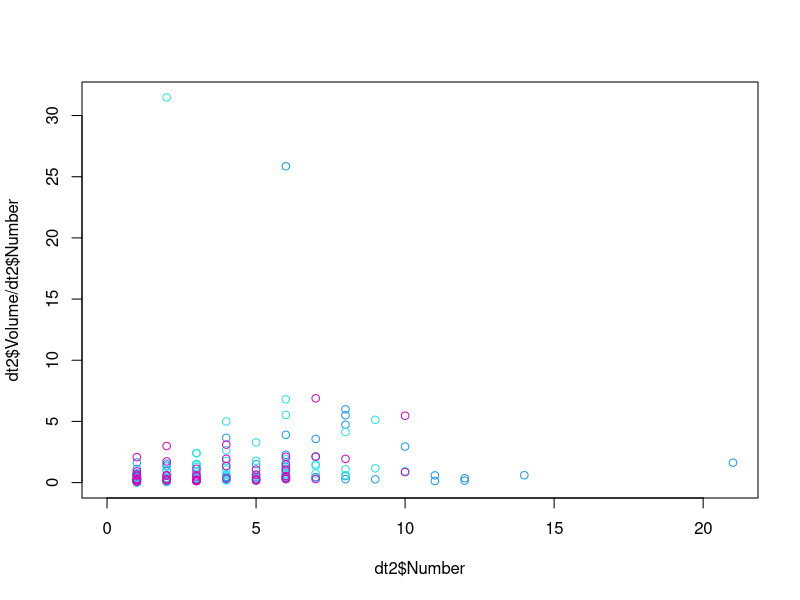
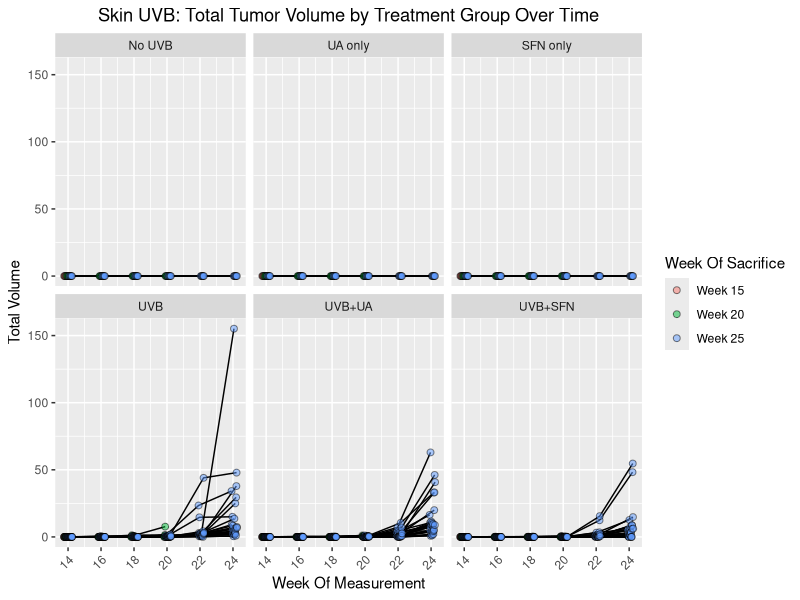
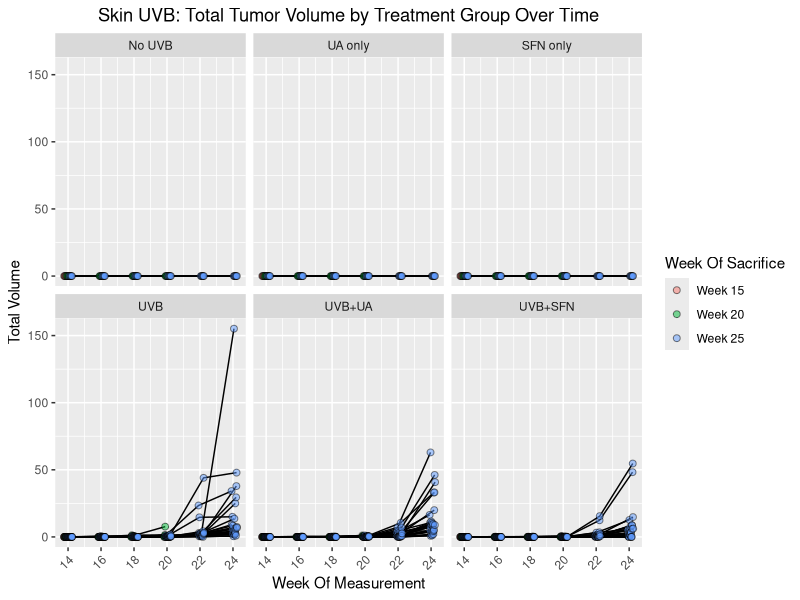
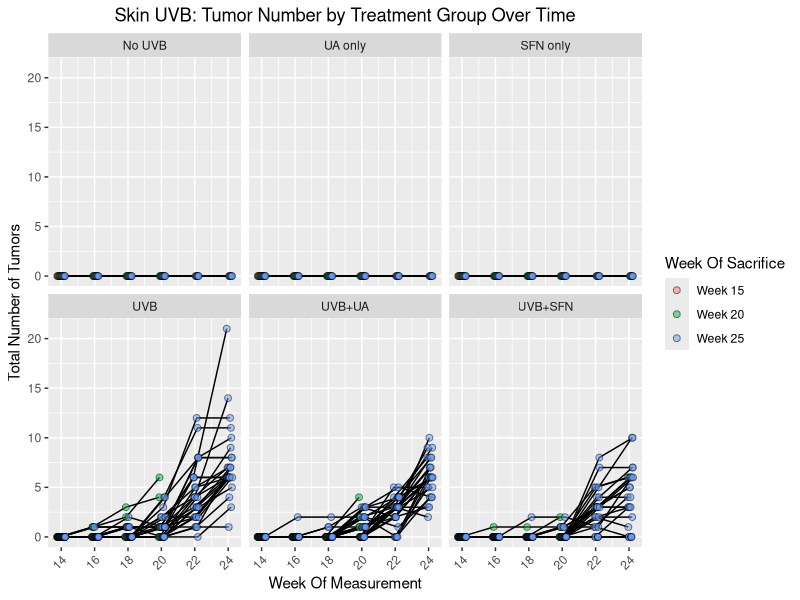
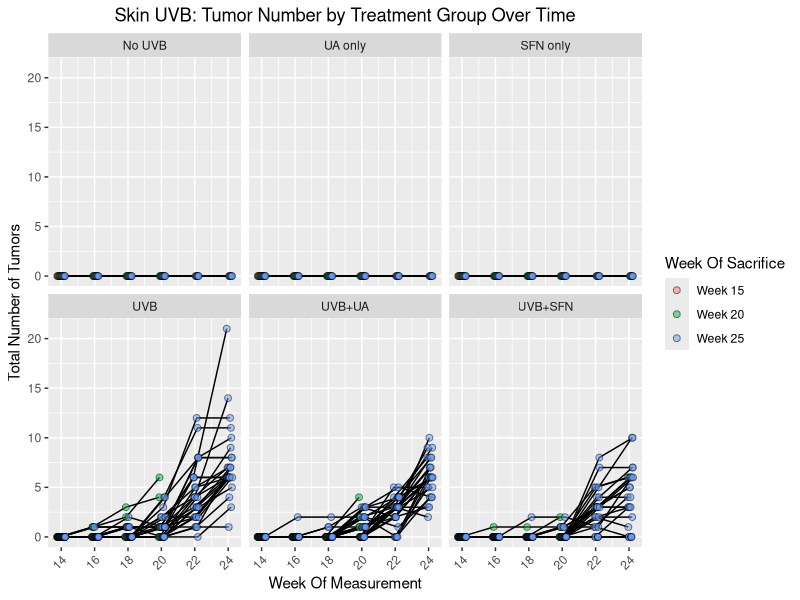
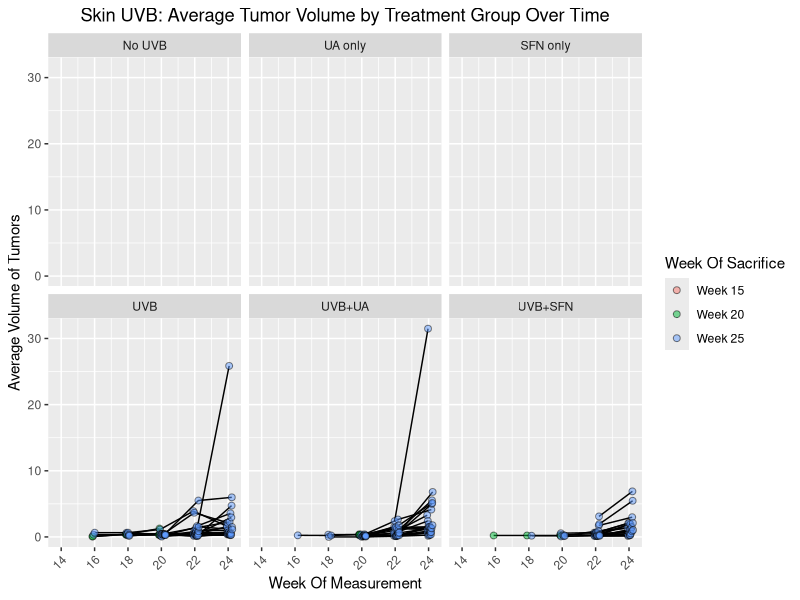
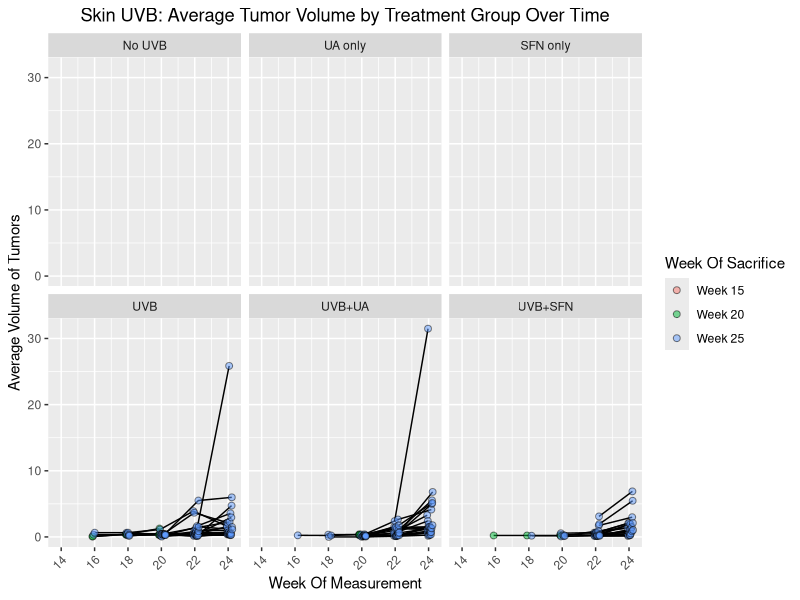
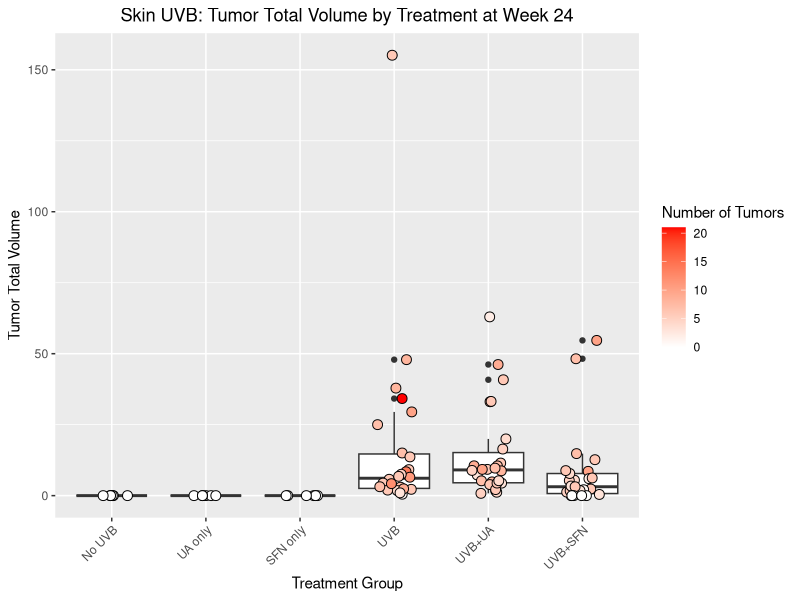

Generate these figures, in order, with R: (Note: this script raises an error after producing the figures.)
# |--------------------------------------------------------|
# | Project: Skin UVB SKH1 moue model treated with UA/SFN. |
# | Script: tumor volume/size by treatment groups and time |
# | Scientist: Yuqing (Anne) Yang                          |
# | Data Analysis: Ran Yin, Renyi Wu, Davit Sargsyan       |
# | Created: 04/01/2018                                    |
# |--------------------------------------------------------|
# Header----
require(data.table)
require(ggplot2)
require(knitr)
# require(VennDiagram)
# require(gridExtra)

# Load data----
dt1 <- fread("data/Kong Lab-UVB skin study.csv")
dt1
dt1$Group <- factor(dt1$Group,
                    levels = c("No UVB",
                               "UA only",
                               "SFN only",
                               "UVB",
                               "UVB+UA",
                               "UVB+SFN"))
dt1$Week <- factor(as.numeric(substr(dt1$GroupWeek,
                              nchar(dt1$GroupWeek) - 7,
                              nchar(dt1$GroupWeek) - 6)))
dt1$Tattoo <- factor(dt1$Tattoo)
dt1$WeekOfFirst <- as.numeric(dt1$WeekOfFirst)

dt2 <- melt.data.table(dt1,
                       id.vars = c("Group",
                                   "Week",
                                   "Tattoo",
                                   "WeekOfFirst"),
                       measure.vars = 4:9,
                       variable.name = "MeasureWeek",
                       value.name = "Volume")
dt2$MeasureWeek <- as.numeric(as.character(substr(dt2$MeasureWeek,
                                                  2,
                                                  3)))
dt2

dt3 <- melt.data.table(dt1,
                       id.vars = c("Group",
                                   "Week",
                                   "Tattoo",
                                   "WeekOfFirst"),
                       measure.vars = 10:15,
                       variable.name = "MeasureWeek",
                       value.name = "Number")
dt3$MeasureWeek <- as.numeric(as.character(substr(dt3$MeasureWeek,
                                                  2,
                                                  3)))
dt3


dt2 <- merge(dt2, 
             dt3,
             by = c("Group",
                    "Week",
                    "Tattoo",
                    "WeekOfFirst",
                    "MeasureWeek"))
rm(dt3)
dt2$AvgVolume <- dt2$Volume/dt2$Number
dt2

# Averge tumor size vs. number of tumors----
plot(dt2$Volume/dt2$Number ~ dt2$Number,
     col = dt2$Group)

# # For now, remove outliers (DS, 04/01/2018)
# dt2 <- droplevels(subset(dt2,
#                          !(Tattoo %in% c("142", 
#                                          "165"))))
# NOTE: both records were confirmed by Anne on 04/01/2018
#       do not exclude!

# Plot total tumor volume over time by treatment group----
p1 <- ggplot(dt2,
             aes(x = MeasureWeek,
                 y = Volume,
                 fill = Week,
                 group = Tattoo)) +
  facet_wrap(~ Group) +
  geom_line(position = position_dodge(0.5)) +
  geom_point(position = position_dodge(0.5),
             shape = 21,
             size = 2,
             alpha = 0.5) +
  scale_fill_discrete(name = "Week Of Sacrifice",
                      labels = paste("Week",
                                     levels(dt2$Week))) +
  scale_x_continuous("Week Of Measurement",
                     breaks = unique(dt2$MeasureWeek)) +
  scale_y_continuous("Total Volume") +
  ggtitle("Skin UVB: Total Tumor Volume by Treatment Group Over Time") +
  theme(axis.text.x = element_text(angle = 45,
                                   hjust = 1),
        # legend.position = "none",
        plot.title = element_text(hjust = 0.5))
p1

tiff(filename = "tmp/skin_uvb_tumor_volume_over_time.tiff",
     height = 5,
     width = 7,
     units = 'in',
     res = 300,
     compression = "lzw+p")
print(p1)
graphics.off()

p2 <- ggplot(dt2,
             aes(x = MeasureWeek,
                 y = Number,
                 fill = Week,
                 group = Tattoo)) +
  facet_wrap(~ Group) +
  geom_line(position = position_dodge(0.5)) +
  geom_point(position = position_dodge(0.5),
             shape = 21,
             size = 2,
             alpha = 0.5) +
  scale_fill_discrete(name = "Week Of Sacrifice",
                      labels = paste("Week",
                                     levels(dt2$Week))) +
  scale_x_continuous("Week Of Measurement",
                     breaks = unique(dt2$MeasureWeek)) +
  scale_y_continuous("Total Number of Tumors") +
  ggtitle("Skin UVB: Tumor Number by Treatment Group Over Time") +
  theme(axis.text.x = element_text(angle = 45,
                                   hjust = 1),
        # legend.position = "none",
        plot.title = element_text(hjust = 0.5))
p2

tiff(filename = "tmp/skin_uvb_tumor_number_over_time.tiff",
     height = 5,
     width = 7,
     units = 'in',
     res = 300,
     compression = "lzw+p")
print(p2)
graphics.off()

p3 <- ggplot(dt2,
             aes(x = MeasureWeek,
                 y = AvgVolume,
                 fill = Week,
                 group = Tattoo)) +
  facet_wrap(~ Group) +
  geom_line(position = position_dodge(0.5)) +
  geom_point(position = position_dodge(0.5),
             shape = 21,
             size = 2,
             alpha = 0.5) +
  scale_fill_discrete(name = "Week Of Sacrifice",
                      labels = paste("Week",
                                     levels(dt2$Week))) +
  scale_x_continuous("Week Of Measurement",
                     breaks = unique(dt2$MeasureWeek)) +
  scale_y_continuous("Average Volume of Tumors") +
  ggtitle("Skin UVB: Average Tumor Volume by Treatment Group Over Time") +
  theme(axis.text.x = element_text(angle = 45,
                                   hjust = 1),
        # legend.position = "none",
        plot.title = element_text(hjust = 0.5))
p3

tiff(filename = "tmp/skin_uvb_tumor_avg_volume_over_time.tiff",
     height = 5,
     width = 7,
     units = 'in',
     res = 300,
     compression = "lzw+p")
print(p3)
graphics.off()

# Last timepoint only----
dt24 <- droplevels(subset(dt2,
                          MeasureWeek == 24 & 
                            Week == 25))
dt24$AvgVolume[is.nan(dt24$AvgVolume)] <- 0
dt24

dt24$Tumor <- dt24$AvgVolume > 0
t1 <- table(dt24$Tumor,
            dt24$Group)
# kable(t1)
#   |      | No UVB| UA only| SFN only| UVB| UVB+UA| UVB+SFN|
#   |:-----|------:|-------:|--------:|---:|------:|-------:|
#   |FALSE |      6|       6|        6|   0|      0|       5|
#   |TRUE  |      0|       0|        0|  26|     26|      20|

tmp <- droplevels(subset(dt24,
                         Group %in% c("UVB",
                                      "UVB+UA",
                                      "UVB+SFN")))

# Was there treatment difference at the last timepoint?----
p4 <- ggplot(data = dt24,
             aes(x = Group,
                 y = Volume,
                 fill = Number)) +
  geom_boxplot() +
  geom_point(size = 3,
             shape = 21,
             position = position_jitterdodge()) + 
  scale_x_discrete("Treatment Group") + 
  scale_y_continuous("Tumor Total Volume") + 
  scale_fill_gradient("Number of Tumors",
                      low = "white",
                      high = "red") +
  ggtitle("Skin UVB: Tumor Total Volume by Treatment at Week 24") +
  theme(plot.title = element_text(hjust = 0.5),
        axis.text.x = element_text(angle = 45,
                                   hjust = 1))
p4

tiff(filename = "tmp/skin_uvb_tumor_total_volume_week24.tiff",
     height = 5,
     width = 6,
     units = 'in',
     res = 300,
     compression = "lzw+p")
print(p4)
graphics.off()

# Log transformation of volumes----
dt24$LogVolume <- log10(dt24$Volume)
p4.1 <- ggplot(data = dt24,
               aes(x = Group,
                   y = LogVolume,
                   fill = Number)) +
  geom_boxplot() +
  geom_point(size = 3,
             shape = 21,
             position = position_jitterdodge()) + 
  scale_x_discrete("Treatment Group") + 
  scale_y_continuous("Log10(Tumor Total Volume)") + 
  scale_fill_gradient("Number of Tumors",
                      low = "white",
                      high = "red") +
  ggtitle("Skin UVB: Log Transformed Tumor Total Volume\nby Treatment at Week 24") +
  theme(plot.title = element_text(hjust = 0.5),
        axis.text.x = element_text(angle = 45,
                                   hjust = 1))
p4.1

tiff(filename = "tmp/skin_uvb_tumor_total_log10volume_week24.tiff",
     height = 5,
     width = 6,
     units = 'in',
     res = 300,
     compression = "lzw+p")
print(p4.1)
graphics.off()


dt24$LogPls1Volume <- log10(dt24$Volume + 1)
p4.2 <- ggplot(data = dt24,
             aes(x = Group,
                 y = LogPls1Volume,
                 fill = Number)) +
  geom_boxplot() +
  geom_point(size = 3,
             shape = 21,
             position = position_jitterdodge()) + 
  scale_x_discrete("Treatment Group") + 
  scale_y_continuous("Log10(Tumor Total Volume + 1)") + 
  scale_fill_gradient("Number of Tumors",
                      low = "white",
                      high = "red") +
  ggtitle("Skin UVB: Log Transformed Tumor Total Volume\nby Treatment at Week 24") +
  theme(plot.title = element_text(hjust = 0.5),
        axis.text.x = element_text(angle = 45,
                                   hjust = 1))
p4.2

tiff(filename = "tmp/skin_uvb_tumor_total_log10pls1volume_week24.tiff",
     height = 5,
     width = 6,
     units = 'in',
     res = 300,
     compression = "lzw+p")
print(p4.2)
graphics.off()

m1 <- lm(LogPls1Volume ~ Group,
         data = tmp)
m1
summary(m1)

p5 <- ggplot(data = dt24,
             aes(x = Group,
                 y = Number,
                 fill = Volume)) +
  geom_boxplot() +
  geom_point(size = 3,
             shape = 21,
             position = position_jitterdodge()) + 
  scale_x_discrete("Treatment Group") + 
  scale_y_continuous("Tumor Total Number") + 
  scale_fill_gradient("Total Volume",
                      low = "white",
                      high = "red") +
  ggtitle("Skin UVB: Tumor Total Number by Treatment at Week 24") +
  theme(plot.title = element_text(hjust = 0.5),
        axis.text.x = element_text(angle = 45,
                                   hjust = 1))
p5

tiff(filename = "tmp/skin_uvb_tumor_total_number_week24.tiff",
     height = 5,
     width = 6,
     units = 'in',
     res = 300,
     compression = "lzw+p")
print(p5)
graphics.off()

m2 <- lm(Number ~ Group,
            data = tmp)
m2
summary(m2)

# Average tumor volume (log-transformed)----
dt24$LogAvgVolume <- dt24$LogVolume/dt24$Number
dt24$LogAvgVolume[is.nan(dt24$LogAvgVolume)] <- 0
p6 <- ggplot(data = dt24,
             aes(x = Group,
                 y = LogAvgVolume,
                 fill = Number)) +
  geom_boxplot() +
  geom_point(size = 3,
             shape = 21,
             position = position_jitterdodge()) + 
  scale_x_discrete("Treatment Group") + 
  scale_y_continuous("Average Log10(Tumor Total Volume + 1)") + 
  scale_fill_gradient("Number of Tumors",
                      low = "white",
                      high = "red") +
  ggtitle("Skin UVB: Tumor Average Log Transformed Volume\nby Treatment at Week 24") +
  theme(plot.title = element_text(hjust = 0.5),
        axis.text.x = element_text(angle = 45,
                                   hjust = 1))
p6

tiff(filename = "tmp/skin_uvb_tumor_avg_log10volume_week24.tiff",
     height = 5,
     width = 6,
     units = 'in',
     res = 300,
     compression = "lzw+p")
print(p6)
graphics.off()

# sink()
